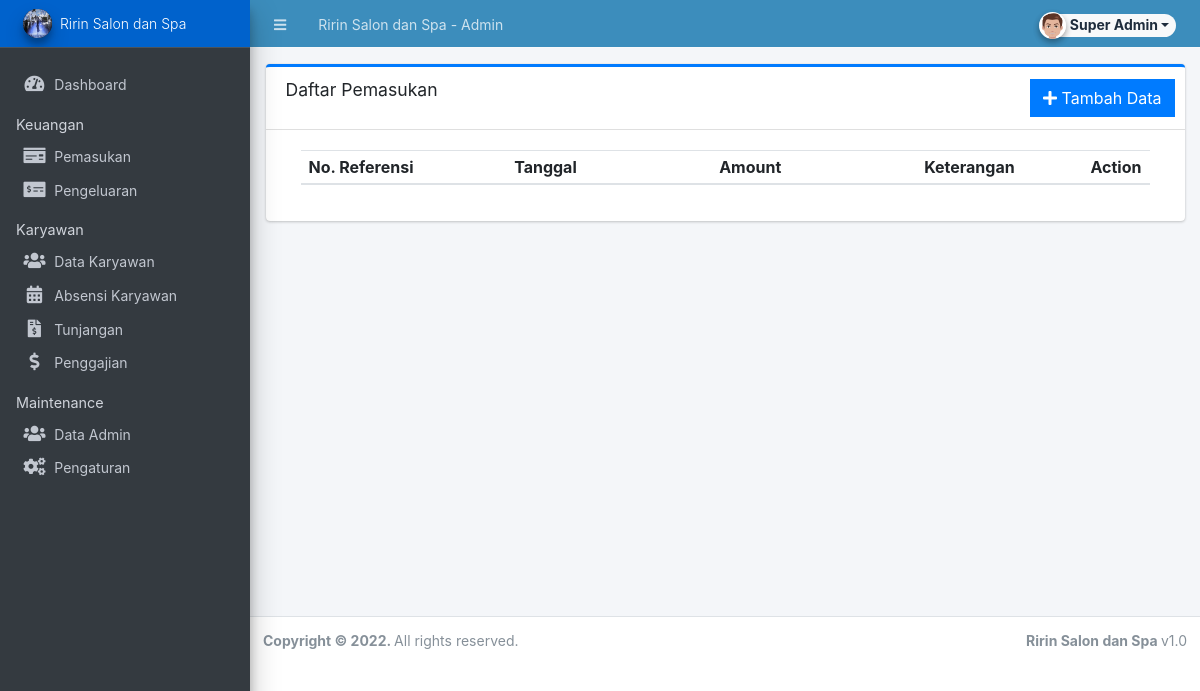
Before: /admin/?page=pemasukan/pemasukan (signed in) with the older database file.
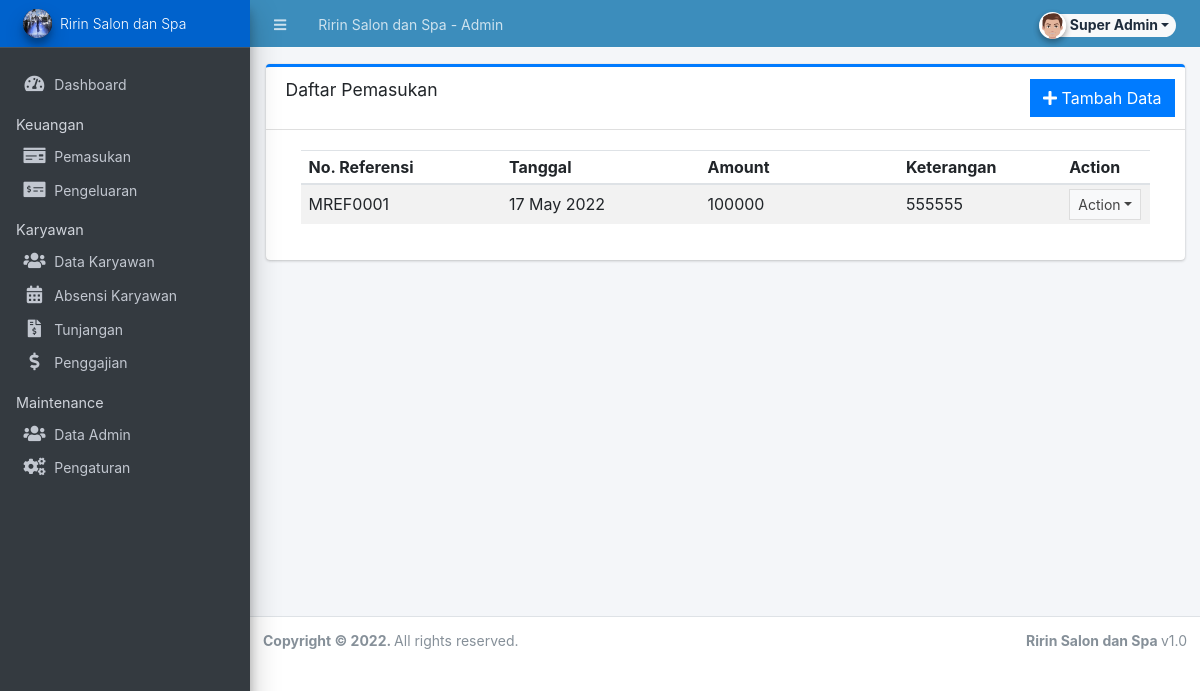
After: the same page with the newer database file.
### tables this page shows
CREATE TABLE `pemasukan` (
  `idpemasukan` int(11) NOT NULL AUTO_INCREMENT,
  `noreferensi` varchar(50) DEFAULT NULL,
  `tanggalpemasukan` date DEFAULT NULL,
  `amount` int(11) DEFAULT NULL,
  `keteranganmasuk` varchar(250) DEFAULT NULL,
  PRIMARY KEY (`idpemasukan`)
);

### admin/pemasukan/pemasukan.php (the view, shortened to what this page needs)
<div class="card card-outline card-primary">
	<div class="card-header">
		<h3 class="card-title">Daftar Pemasukan</h3>
		<div class="card-tools">
			<a href="javascript:void(0)" id="create_new" class="btn btn-flat btn-primary"><span class="fas fa-plus"></span>  Tambah Data</a>
		</div>
	</div>
	<div class="card-body">
		<div class="container-fluid">
        <div class="container-fluid">
			<table class="table table-hovered table-striped">
				<colgroup>
					<col width="25%">
					<col width="25%">
					<col width="25%">
					<col width="20%">
					<col width="10%">
				</colgroup>
				<thead>
					<tr>
						<th>No. Referensi</th>
						<th>Tanggal</th>
						<th>Amount</th>
						<th>Keterangan</th>
						<th>Action</th>
					</tr>
				</thead>
				<tbody>
					<?php
						$qry = $conn->query("SELECT * from pemasukan order by tanggalpemasukan asc ");
						while($row = $qry->fetch_assoc()):
					?>
						<tr>
                            <td><?php echo $row['noreferensi'] ?></td>
							<td><?php echo date("d M Y",strtotime($row['tanggalpemasukan'])) ?></td>
                            <td><?php echo $row['amount'] ?></td>
                            <td><?php echo $row['keteranganmasuk'] ?></td>
							<td align="center">
								 <button type="button" class="btn btn-flat btn-default btn-sm dropdown-toggle dropdown-icon" data-toggle="dropdown">
				                  		Action
				                  </button>
							</td>
						</tr>
					<?php endwhile; ?>
				</tbody>
			</table>
		</div>
		</div>
	</div>
</div>

Changed rows visible on the page:
added pemasukan: noreferensi "MREF0001", tanggalpemasukan "17 May 2022", amount "100000", keteranganmasuk "555555"
